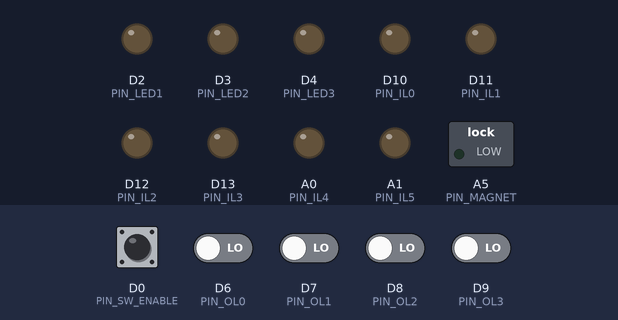
This sketch was run on a simulated Arduino Zero (SAMD21). On the bench: switched loads named in the sketch (green lamp = pin HIGH), output pins drawn as LEDs (lit = HIGH). The inputs (shaded band) are chosen by the test bench; at power-on: D0 (PIN_SW_ENABLE) HIGH, D6 (PIN_OL0), D7 (PIN_OL1), D8 (PIN_OL2), D9 (PIN_OL3) LOW (analog values on the 0–1023 scale). Pins used as bus, display or sensor lines are not drawn.

Above: at 1.2 s.
1.3 s: D6 (PIN_OL0) driven HIGH
At 2.4 s:
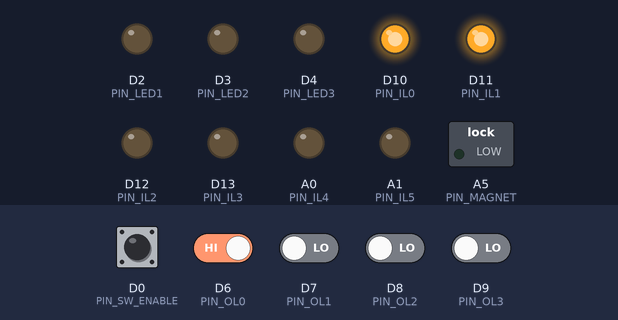
2.8 s: D7 (PIN_OL1) driven HIGH
At 3.5 s:
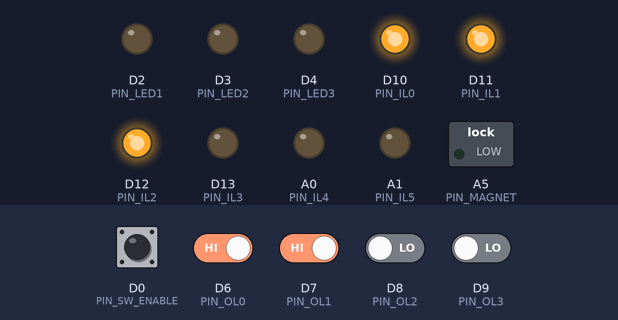
4.3 s: D8 (PIN_OL2) driven HIGH
At 4.7 s:
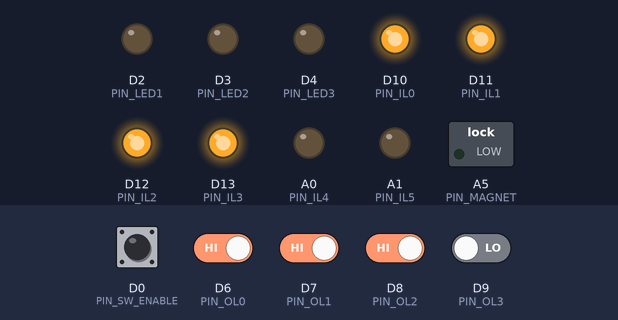
5.8 s: D9 (PIN_OL3) driven HIGH
At 7.0 s:
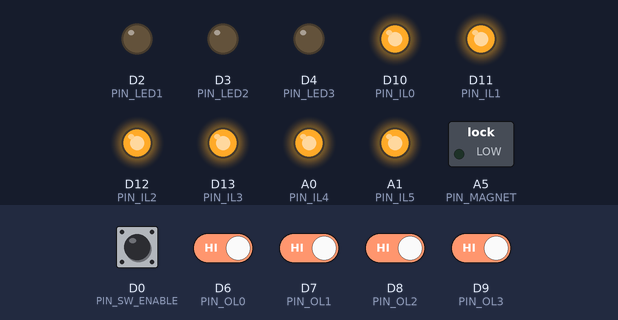
7.3 s: D6 (PIN_OL0) driven LOW
At 8.1 s:
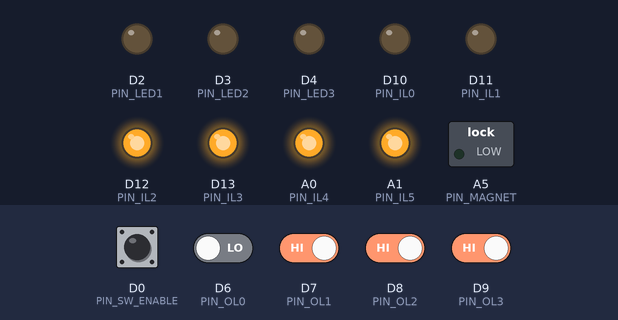
8.8 s: D7 (PIN_OL1) driven LOW
At 9.3 s:
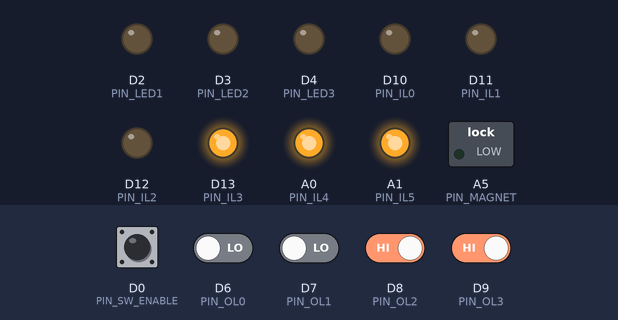
Timing chart, 0 to 11.3 s (numbered marks = the images above; inputs shaded):
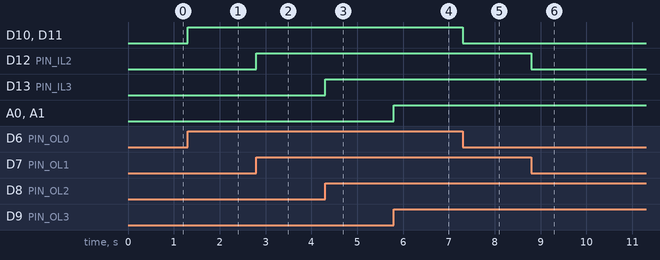

The sketch:

magnet_contol.ino
```cpp
#define BUSTEST

// Pins that take data from RPi to MKZ
// These represent a 4-bit number
#define	PIN_OL0	6
#define	PIN_OL1	7
#define	PIN_OL2	8
#define	PIN_OL3	9

// Pins that take data from MKZ to RPi
// These represent a 6-bit number
#define PIN_IL0	10
#define PIN_IL1	11
#define PIN_IL2	12
#define PIN_IL3	13
#define PIN_IL4	14
#define PIN_IL5	A1

// Switches and buttons
#define	PIN_SW_ENABLE	0
#define	PIN_SW_UI	5

// Indicator LEDs
#define	PIN_LED0	LED_BUILTIN
#define	PIN_LED1	2
#define	PIN_LED2	3
#define	PIN_LED3	4

// Position Sensor
#define	PIN_SENSOR	A2

// Magnet Control
#define	PIN_MAGNET	A5

// RPi Clocking
#define	PIN_CLOCK	1

uint32_t loop_t;

void setup() {
  pinMode(PIN_OL0, INPUT);
  pinMode(PIN_OL1, INPUT);
  pinMode(PIN_OL2, INPUT);
  pinMode(PIN_OL3, INPUT);

  pinMode(PIN_IL0, OUTPUT);
  pinMode(PIN_IL1, OUTPUT);
  pinMode(PIN_IL2, OUTPUT);
  pinMode(PIN_IL3, OUTPUT);
  pinMode(PIN_IL4, OUTPUT);
  pinMode(PIN_IL5, OUTPUT);

  pinMode(PIN_SW_ENABLE, INPUT_PULLUP);
  pinMode(PIN_SW_UI, INPUT_PULLUP);

  pinMode(PIN_LED0, OUTPUT);
  pinMode(PIN_LED1, OUTPUT);
  pinMode(PIN_LED2, OUTPUT);
  pinMode(PIN_LED3, OUTPUT);

  pinMode(PIN_SENSOR, INPUT);
  pinMode(PIN_MAGNET, OUTPUT);
  pinMode(PIN_CLOCK, OUTPUT);

  analogReadResolution(12);
  (void)analogRead(PIN_SENSOR);		// first read initializes some stuff

  // Turn on the built-in LED.  We are awake!
  digitalWrite(PIN_LED0, HIGH);

#ifdef DEBUG
  Serial.begin(9600);
  while (!Serial)
    ;
#endif

  loop_t = micros();
}

#define	ADC_MAX	62	// biggest possible sensor output value

uint8_t command;
uint8_t value;
uint16_t min_adc_value;
uint16_t adc_scale;
uint8_t enabled;

void getCommand() {
  command = 0;
  if (digitalRead(PIN_OL0))
    command = 0x1;
  if (digitalRead(PIN_OL1))
    command |= 0x2;
  if (digitalRead(PIN_OL2))
    command |= 0x4;
  if (digitalRead(PIN_OL3))
    command |= 0x8;
#ifdef PIN_OL4
  if (digitalRead(PIN_OL4))
    command |= 0x10;
#endif
}

//
// Read the ADC pin and convert it to an output value
void getValue() {

#ifdef BUSTEST
  value = command * 2;
  if (command & 1) value |= 1;
  if (command & 8) value |= 0x20;
  return;
#endif

  if (!enabled) {
    value = 0;
    return;
  }

  value = analogRead(PIN_SENSOR);
  if (value < min_adc_value)
    value = 0;
  else
    value -= min_adc_value;

  if (value > adc_scale)
    value = ADC_MAX;
  else
    value = value * ADC_MAX / adc_scale;
  if (value > ADC_MAX)
    value = ADC_MAX;
  value += 1;

}

//
// This routine turns on the magnet, and arranged for an interrupt to tell us when to turn if off.
//
void setMagnet()
{
  if (!enabled || command == 0) {
    digitalWrite(PIN_MAGNET, LOW);
    return;
  }

  // Actual magnet control NYI
}

//
// Set value onto output pins
//
void setValue() {
  if (value & 0x1)
    digitalWrite(PIN_IL0, HIGH);
  else
    digitalWrite(PIN_IL0, LOW);
  if (value & 0x2)
    digitalWrite(PIN_IL1, HIGH);
  else
    digitalWrite(PIN_IL1, LOW);
  if (value & 0x4)
    digitalWrite(PIN_IL2, HIGH);
  else
    digitalWrite(PIN_IL2, LOW);
  if (value & 0x8)
    digitalWrite(PIN_IL3, HIGH);
  else
    digitalWrite(PIN_IL3, LOW);
  if (value & 0x10)
    digitalWrite(PIN_IL4, HIGH);
  else
    digitalWrite(PIN_IL4, LOW);
  if (value & 0x20)
    digitalWrite(PIN_IL5, HIGH);
  else
    digitalWrite(PIN_IL5, LOW);
}

// Phase Timing.  All times in microseconds
#define	P1_TIME		50
#define	P2_TIME		100
#define	A_SAMPLE_TIME	10
#define MAX_TIME (4000ul*1000000ul)

void loop() {

  if (loop_t > MAX_TIME) {
    // turn off all LEDs
    digitalWrite(PIN_LED0, LOW);
    digitalWrite(PIN_LED1, HIGH);
    digitalWrite(PIN_LED2, HIGH);
    digitalWrite(PIN_LED3, HIGH);

    for (;;) ;	// give up.
  }

  enabled = (digitalRead(PIN_SW_ENABLE) == 0);

  // Start by lowering clock and sampling the command
  digitalWrite(PIN_CLOCK, LOW);
  getCommand();

#ifdef DEBUG
  Serial.println(command);delay(250);return;
#endif

  // Now that we have the command, set the magnet
  setMagnet();

  // Wait to sample ADC
  while (micros() - loop_t < (P1_TIME - A_SAMPLE_TIME)) ;

  // Get the sensor value
  getValue();
  setValue();

  // Wait for P1
  while (micros() - loop_t < P1_TIME) ;

  // Signal the RPi
  digitalWrite(PIN_CLOCK, HIGH);

  // Wait for P2
  while (micros() - loop_t < P2_TIME) ;
  loop_t += P2_TIME;
}
```

Measured:
- after the input at 1.3 s, D10 (PIN_IL0), D11 (PIN_IL1): LOW → HIGH at once
- after the input at 2.8 s, D12 (PIN_IL2): LOW → HIGH at once
- after the input at 4.3 s, D13 (PIN_IL3): LOW → HIGH at once
- after the input at 5.8 s, A0 (PIN_IL4), A1 (PIN_IL5): LOW → HIGH at once
- after the input at 7.3 s, D10 (PIN_IL0), D11 (PIN_IL1): HIGH → LOW at once
- after the input at 8.8 s, D12 (PIN_IL2): HIGH → LOW at once
